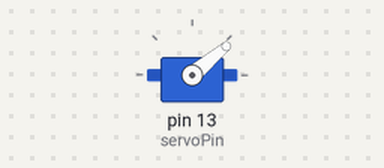
This sketch was run on a simulated Arduino Uno, built with avr-gcc and run on an emulated ATmega328P. On the bench: servo.

Above: at 0.1 s.
At 5.1 s:
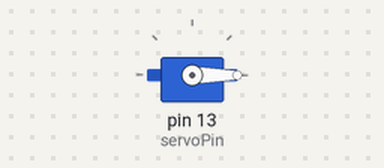
Timing chart, 0 to 6.6 s (numbered marks = the images above):
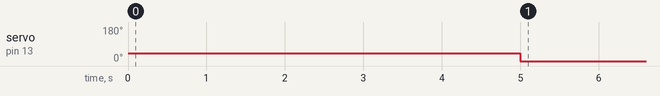

The sketch:

launchertest.ino
```cpp
#include <Servo.h>
Servo launcher;
int servoPin = 13;

void setup() {
  // put your setup code here, to run once:
  launcher.attach(servoPin);
  launcher.write(40);
  //Serial.begin(9600);
  //while(!Serial){
    //delay(1);
  }

void loop() {
  // put your main code here, to run repeatedly:
  delay(5000);
  launcher.write(0);
  delay(100000000000000000);
}
```

Measured:
- by itself, servo on pin 13 (servoPin): 40° → 0° at 5.0 s
